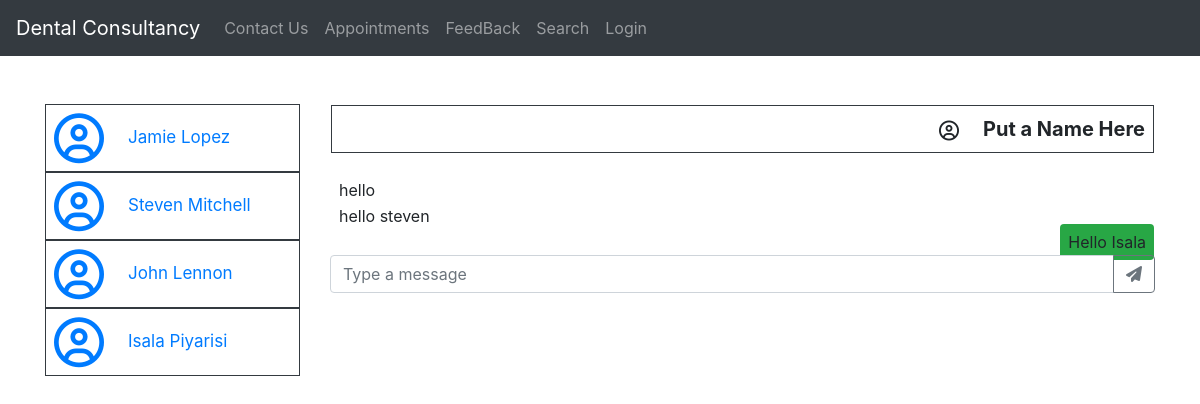
Screenshot of /messages.php?receiverID=4 with the database file from the repository.
### tables this page shows
CREATE TABLE `user` (
  `userID` int(11) NOT NULL,
  `userType` varchar(10) NOT NULL,
  `userFname` varchar(20) NOT NULL,
  `userSName` varchar(20) NOT NULL,
  `userAddress` varchar(100) NOT NULL,
  `userContactNo` varchar(20) NOT NULL,
  `userEmail` varchar(30) NOT NULL,
  `userPassword` varchar(30) NOT NULL
);

CREATE TABLE `message` (
  `messageid` int(11) NOT NULL,
  `message` text NOT NULL,
  `senderID` int(11) NOT NULL,
  `receiverID` int(11) NOT NULL,
  `createdAt` timestamp NOT NULL DEFAULT CURRENT_TIMESTAMP
);

### messages.php (the view, shortened to what this page needs)
<?php
include("db.php");
$receiverID = $_GET['receiverID'];
echo '<!DOCTYPE html>';
echo '<html lang="en">';
echo '<head>';
echo '<link rel="stylesheet" href="https://stackpath.bootstrapcdn.com/bootstrap/4.4.1/css/bootstrap.min.css">';
echo '</head>';
echo '<body>';
    echo '<div class="container mt-5">';
    echo '<div class="row">';
    echo '<div class="col-sm-3">';
                foreach ($dbh->query('SELECT userID,userFname,userSName from user') as $row) {
                    echo '<a href=messages.php?receiverID=' . $row['userID'] . '>';
                    echo '<div class="d-flex align-items-center border border-dark p-2">';
                    echo '<i class="far fa-user-circle" style="font-size: 50px;"></i>';
                    echo '<span class="ml-4" style="font-size: 17px;">' . $row['userFname'] . ' ' . $row['userSName'] . '</span>';
                    echo '</div>';
                    echo '</a>';
                }
            echo '</div>';
            echo '<div class="col-sm">';
            echo '<table style="width: 100%;">';
                    echo '<tr>';
                    echo '<th class="text-right pb-4 ">';
                    echo '<div class="border border-dark p-2 ">';
                    echo '<i class="far fa-user-circle fa-lg"></i>';
                    echo '<span class="ml-4" style="font-size: 20px;">Put a Name Here</span>';
                    echo '</div>';
                    echo '</th>';
                    echo '</tr>';
                    $sql = "SELECT message.message, message.senderID, message.receiverID, CONCAT(user.userFname, ' ', user.userSName) as receiverName FROM message INNER JOIN user ON user.userID=receiverID WHERE senderID = " . $receiverID . " or receiverID = " . $receiverID . " ORDER BY createdAt";
                    foreach ($dbh->query($sql) as $row) {
                        if ($row['senderID'] ==  $receiverID) {
                            echo '<tr class="mb-2">';
                            echo '<td><span class="rounded p-2">' . $row['message'] . '</span></td>';
                            echo '</tr>';
                        } else {
                            echo '<tr class="text-right mb-2">';
                            echo '<td><span class="rounded bg-success p-2">' . $row['message'] . '</span></td>';
                            echo '</tr>';
                        }
                    }
            echo '</table>';
            echo '<form method="GET">';
            echo '<div class="input-group mb-3">';
            echo '<input name="message" type="text" class="form-control" placeholder="Type a message" aria-label="Type a message" aria-describedby="send-message">';
                            echo '<div class="input-group-append">';
                            echo '<button class="btn btn-outline-secondary" type="submit" id="send-message"><i class="fas fa-paper-plane"></i></button>';
                            echo '</div>';
                            echo '</div>';
                            echo '</form>';
                            echo '</div>';
                            echo '</div>';
        echo '</div>';
echo '</body>';
echo '</html>';
?>

### rows the page displays
user: userFname "Jamie", userSName "Lopez"
user: userFname "Steven", userSName "Mitchell"
user: userFname "John", userSName "Lennon"
user: userFname "Isala", userSName "Piyarisi"
message: message "hello"
message: message "hello steven"
message: message "Hello Isala"
